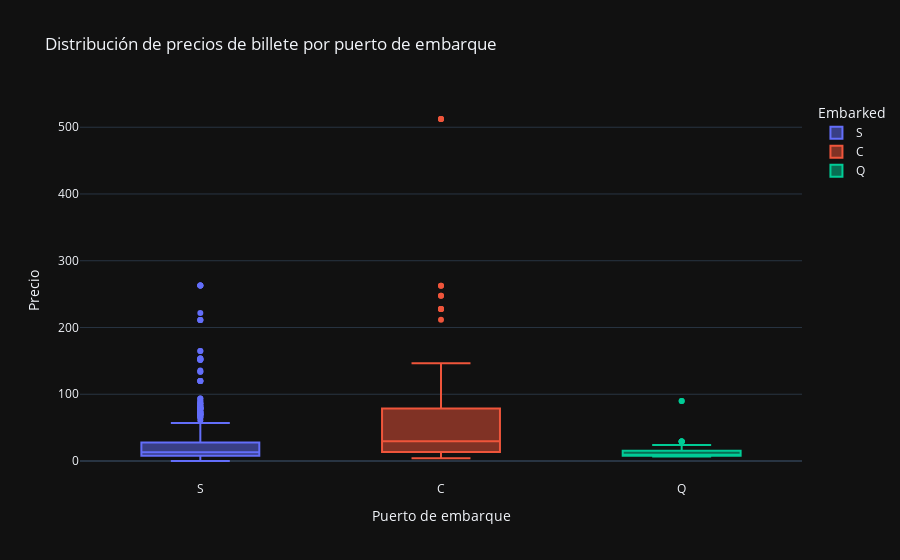

Source (notebook cell):
### Code cell
fig = px.box(df, x='Embarked', y='Fare', 
             title='Distribución de precios de billete por puerto de embarque', 
             category_orders={"Embarked": ["S", "C", "Q"]},
             template="plotly_dark", color='Embarked')
fig.update_yaxes(title='Precio')
fig.update_xaxes(title='Puerto de embarque')

fig.show()

### Figure 1 — Plotly figure (JSON) as saved in the notebook; plotly's stock layout.template omitted (floating-point values rounded to 4 significant figures; data arrays with more than 128 entries replaced by an {"elided": "..."} marker saying what was removed)
{"data": [{"alignmentgroup": "True", "hovertemplate": "Embarked=%{x}<br>Fare=%{y}<extra></extra>", "legendgroup": "S", "marker": {"color": "#636efa"}, "name": "S", "notched": false, "offsetgroup": "S", "orientation": "v", "showlegend": true, "type": "box", "x": {"elided": "646 str values"}, "x0": " ", "xaxis": "x", "y": {"elided": "646 float values"}, "y0": " ", "yaxis": "y"}, {"alignmentgroup": "True", "hovertemplate": "Embarked=%{x}<br>Fare=%{y}<extra></extra>", "legendgroup": "C", "marker": {"color": "#EF553B"}, "name": "C", "notched": false, "offsetgroup": "C", "orientation": "v", "showlegend": true, "type": "box", "x": {"elided": "168 str values"}, "x0": " ", "xaxis": "x", "y": {"elided": "168 float values"}, "y0": " ", "yaxis": "y"}, {"alignmentgroup": "True", "hovertemplate": "Embarked=%{x}<br>Fare=%{y}<extra></extra>", "legendgroup": "Q", "marker": {"color": "#00cc96"}, "name": "Q", "notched": false, "offsetgroup": "Q", "orientation": "v", "showlegend": true, "type": "box", "x": ["Q", "Q", "Q", "Q", "Q", "Q", "Q", "Q", "Q", "Q", "Q", "Q", "Q", "Q", "Q", "Q", "Q", "Q", "Q", "Q", "Q", "Q", "Q", "Q", "Q", "Q", "Q", "Q", "Q", "Q", "Q", "Q", "Q", "Q", "Q", "Q", "Q", "Q", "Q", "Q", "Q", "Q", "Q", "Q", "Q", "Q", "Q", "Q", "Q", "Q", "Q", "Q", "Q", "Q", "Q", "Q", "Q", "Q", "Q", "Q", "Q", "Q", "Q", "Q", "Q", "Q", "Q", "Q", "Q", "Q", "Q", "Q", "Q", "Q", "Q", "Q", "Q"], "x0": " ", "xaxis": "x", "y": [8.458, 29.12, 8.029, 7.879, 7.75, 7.879, 15.5, 7.75, 7.787, 24.15, 7.75, 7.75, 6.75, 7.733, 29.12, 15.5, 15.5, 7.75, 7.75, 7.75, 7.75, 15.5, 90, 7.75, 7.75, 7.75, 29.12, 7.75, 7.75, 7.75, 23.25, 12.35, 12.35, 23.25, 7.879, 7.879, 15.5, 7.75, 7.729, 6.858, 90, 7.733, 7.75, 7.75, 7.725, 7.75, 7.629, 7.75, 24.15, 7.75, 7.829, 7.75, 7.75, 7.75, 15.5, 7.75, 12.35, 7.733, 7.829, 6.75, 15.5, 8.137, 7.733, 7.742, 15.5, 7.737, 7.75, 7.75, 24.15, 7.75, 7.737, 29.12, 7.75, 6.95, 7.75, 29.12, 7.75], "y0": " ", "yaxis": "y"}], "layout": {"boxmode": "overlay", "legend": {"title": {"text": "Embarked"}, "tracegroupgap": 0}, "title": {"text": "Distribución de precios de billete por puerto de embarque"}, "xaxis": {"anchor": "y", "categoryarray": ["S", "C", "Q"], "categoryorder": "array", "domain": [0, 1], "title": {"text": "Puerto de embarque"}}, "yaxis": {"anchor": "x", "domain": [0, 1], "title": {"text": "Precio"}}}}
